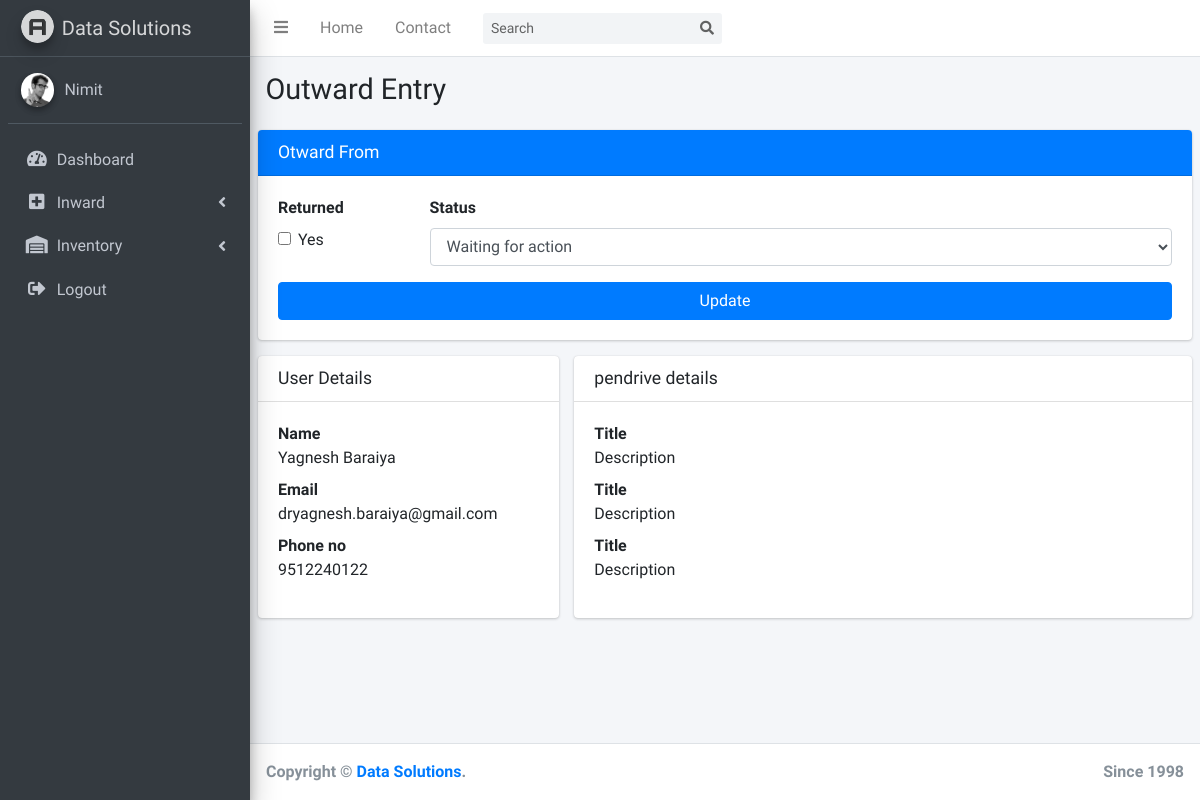
/outward.php?customerId=2&id=1&type=pendrive (signed in), run on an earlier commit of the app's database.
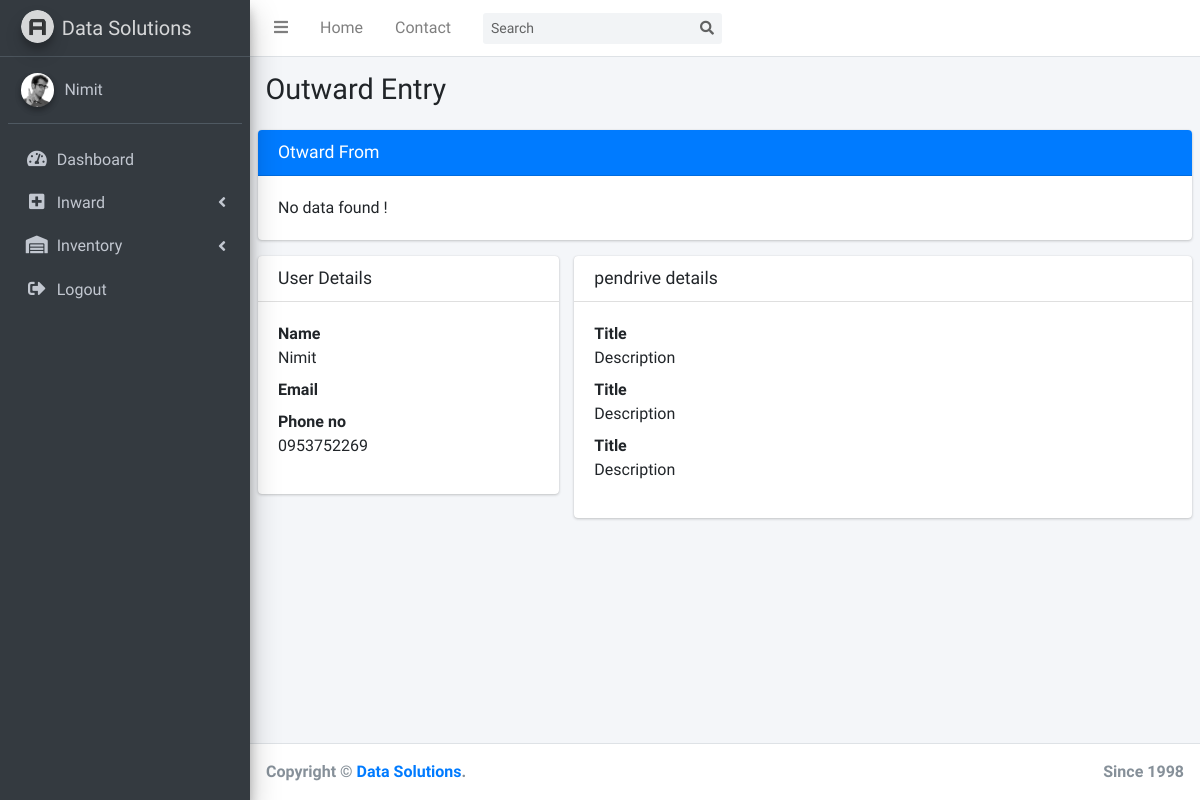
And on a later commit of the database.
### tables this page shows
CREATE TABLE `laptop` (
  `id` int(10) UNSIGNED NOT NULL,
  `customer_id` int(10) UNSIGNED NOT NULL,
  `company` varchar(64) NOT NULL,
  `model_no` varchar(64) NOT NULL,
  `with_adapter` tinyint(4) NOT NULL,
  `with_battery` tinyint(4) NOT NULL,
  `with_harddisk` tinyint(4) NOT NULL,
  `problem` text NOT NULL,
  `estimate` int(11) NOT NULL DEFAULT 1500,
  `status` text NOT NULL DEFAULT 'Waiting for action',
  `inward` timestamp NOT NULL DEFAULT current_timestamp(),
  `outward` timestamp NULL DEFAULT NULL,
  `returned` tinyint(4) NOT NULL
);

CREATE TABLE `status` (
  `id` int(10) UNSIGNED NOT NULL,
  `title` text NOT NULL
);

CREATE TABLE `customer` (
  `id` int(10) UNSIGNED NOT NULL,
  `name` varchar(64) NOT NULL,
  `email` varchar(64) NOT NULL,
  `phone` varchar(10) NOT NULL
);

### outward.php (the view, shortened to what the changed rows need)
<?php
include('includes/connection.php');
if ($_SERVER["REQUEST_METHOD"] == "GET") {
    $id = $_GET['id'];
    $customerId = $_GET['customerId'];
}
?>
<!DOCTYPE html>
<html>
<head>
    <link rel="stylesheet" href="plugins/fontawesome-free/css/all.min.css">
    <link rel="stylesheet" href="https://code.ionicframework.com/ionicons/2.0.1/css/ionicons.min.css">
    <link rel="stylesheet" href="plugins/datatables-bs4/css/dataTables.bootstrap4.css">
    <link rel="stylesheet" href="dist/css/adminlte.min.css">
</head>
<body class="hold-transition sidebar-mini">
    <div class="wrapper">
        <div class="content-wrapper">
            <section class="content-header">
                <div class="container-fluid">
                    <div class="row mb-2">
                        <div class="col-sm-6">
                            <h1>Outward Entry</h1>
                        </div>
                </div>
            </div>
        </section>
        <section class="content">
            <div class="row">
                <div class="col-12">
                    <div class="card card-primary">
                        <div class="card-header">
                            <h3 class="card-title">Otward From</h3>
                        </div>
                        <div class="card-body">
                        <?php
                            $sql = "SELECT * FROM laptop WHERE id='$id'";
                            $result = mysqli_query($con, $sql);
                            if (mysqli_num_rows($result) > 0) {
                                $row = mysqli_fetch_assoc($result);
                         ?>
                            <form role="form" action="outwardAction.php" method="POST">
                                <div class="row">
                                    <div class="form-group col-12 col-sm-12 col-md-2">
                                        <label for="returned">Returned</label>
                                        <div class="form-check">
                                          <input type="checkbox" class="form-check-input" name="returned" value="1">
                                          <label class="form-check-label" for="returned">Yes</label>
                                        </div>
                                    </div>
                                    <div class="form-group col-12 col-sm-12 col-md-10">
                                        <label>Status</label>
                                        <select class="form-control" name="status" value="<?php echo $row['status']?>" required>
                                            <?php
                                            $sqlStatus = "SELECT title FROM status";
                                            $result = mysqli_query($con,$sqlStatus);
                                            if(mysqli_num_rows($result)>0){
                                                while ($row2 = mysqli_fetch_assoc($result)) {
                                                    ?>
                                                    <option value="<?php echo $row2['title']; ?>" <?php if ($row2['title']==$row['status']) echo "selected"; else echo ""; ?> ><?php echo $row2['title']; ?></option>
                                                    <?php
                                                }
                                            }
                                            ?>
                                        </select>
                                    </div>
                                </div>
                                <button type="submit" class="btn btn-primary btn-block" name="submit">Update</button>
                            </form>
                        <?php
                            }
                            else {
                                echo "No data found !";
                            }
                         ?>
                        </div>
                    </div>
                </div>
            </div>
            <div class="row">
                <div class="col-12 col-sm-12 col-md-4">
                    <div class="card">
                        <div class="card-body">
                            <dl>
                            <?php
                                $sql1 = "SELECT * FROM customer WHERE id='$customerId'";
                                $result1 = mysqli_query($con, $sql1);
                                if (mysqli_num_rows($result1) > 0) {
                                    $row1 = mysqli_fetch_assoc($result1);
                             ?>
                                <dt>Name</dt>
                                <dd><?php echo $row1['name']; ?></dd>
                                <dt>Email</dt>
                                <dd><?php echo $row1['email']; ?></dd>
                                <dt>Phone no</dt>
                                <dd><?php echo $row1['phone']; ?></dd>
                            <?php
                                }
                                else {
                                    echo "No data found !";
                                }
                             ?>
                            </dl>
                        </div>
                    </div>
                </div>
            </div>
        </section>
    </div>
</div>
</body>
</html>

What changed in the data, as far as the page shows it:
removed laptop: status "Waiting for action"
changed customer: name "Yagnesh Baraiya" → "Nimit"; phone "9512240122" → "0953752269"; email "dryagnesh.baraiya@gmail.com" → (not shown)
Also different on the page:
form field returned: "☐" → (not shown)
text no longer shown: "Returned Yes Status Update"
text now shown: "No data found !"
